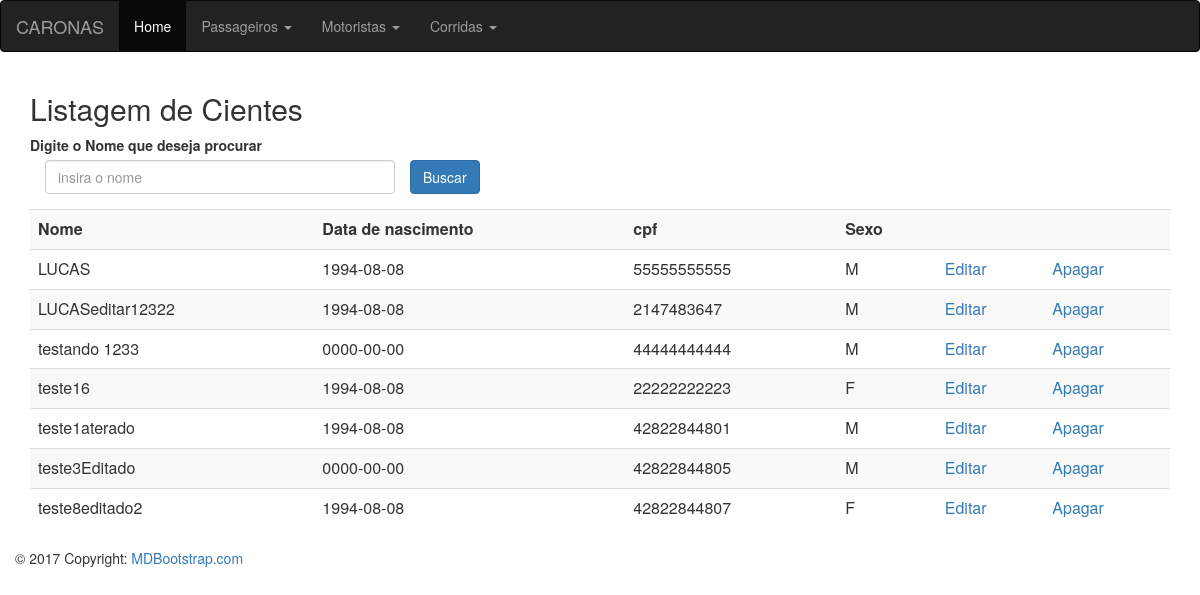
The page /?op=listCli on the database its author committed.
### tables this page shows
CREATE TABLE `clientes` (
  `id` int(11) NOT NULL,
  `nome` varchar(50) NOT NULL,
  `dataNas` date NOT NULL,
  `cpf` varchar(11) NOT NULL,
  `sexo` char(1) NOT NULL
);

### php/chamaListCli.php (the view)
<?php
		include("conexao.php");
$consulta = "SELECT * FROM clientes ORDER BY nome";
$executar_consulta = $conexao->query($consulta);
while($registro = $executar_consulta->fetch_assoc()){
	$id = $registro["id"];
	$nome = utf8_encode($registro["nome"]);
	$data = utf8_encode($registro["dataNas"]);
	$cpf = utf8_encode($registro["cpf"]);
	$sexo = utf8_encode($registro["sexo"]);
	echo "<tr><td>$nome</td><td>$data</td><td>$cpf</td><td>$sexo</td><td><a href=php/editarCli.php?id=$id/>Editar </a></td>
	<td><a href=php/apagarCli.php?id=$id/>Apagar </a></td>
	</tr>";
	}?>

### index.php (shortened to what this page needs)
<?php
$op = $_GET["op"];
switch($op){
	case "listCli":
		$conteudo = "php/listCli.php";
		break;
}
?>
<head>
<link rel="stylesheet" href="https://maxcdn.bootstrapcdn.com/bootstrap/3.3.7/css/bootstrap.min.css">
</head>
<body>
<nav class="navbar navbar-inverse">
<div class="container-fluid">
	<div class="navbar-header">
      <a class="navbar-brand" href="index.php">CARONAS </a>
    </div>
<ul class="nav navbar-nav">
	<li class="active"><a class="config" href="index.php">Home </a></li>
	<li class="dropdown"><a class="dropdown-toggle" data-toggle="dropdown" href="?op=listCli">Passageiros <span class="caret"></span></a>
	</li>
	<li class="dropdown"><a class="dropdown-toggle" data-toggle="dropdown" href="?op=listMoto">Motoristas <span class="caret"></span></a>
	<li class="dropdown"><a class="dropdown-toggle" data-toggle="dropdown" href="?op=lisCorridas">Corridas <span class="caret"></span></a>
</ul>
</div>
</nav>
<div class="container-fluid" >
<?php include($conteudo); ?>
</div>
</body>
<footer class="page-footer blue center-on-small-only" >
	<div class="footer-copyright" color="black">
        <div class="container-fluid">
            © 2017 Copyright: <a href="https://www.MDBootstrap.com"> MDBootstrap.com </a>
        </div>
    </div>
</footer>
</html>

### php/listCli.php
<div class="container">
<?php
	echo "<h2> Listagem de Cientes</h2>";
?>
<form id="resultBd" name="add_frm" action="php/resultBuscaCli.php" method="post" enctype="multipart/form-data">
	<div class="form-group">
		<div><label for="buscar">Digite o Nome que deseja procurar</label></div>
		<div class="col-sm-4">
			<input type="text" name="buscar_nome" class="form-control" placeholder="insira o nome" >
		</div>
		<div class="form-group">
			<button type="submit" class="btn btn-primary" >Buscar</button>
		</div>
	</div>
	</form>
	<table class="table table-striped">
		<tr>
			<th>Nome</th><th>Data de nascimento	</th><th>cpf</th><th>Sexo</th><th></th><th></th>
		</tr>
		<?php
			include("chamaListCli.php");
		?>
	</table>
</div>

### rows shown on the page
clientes: nome "LUCAS", dataNas "1994-08-08", cpf "55555555555", sexo "M"
clientes: nome "LUCASeditar12322", dataNas "1994-08-08", cpf "2147483647", sexo "M"
clientes: nome "testando 1233", dataNas "0000-00-00", cpf "44444444444", sexo "M"
clientes: nome "teste16", dataNas "1994-08-08", cpf "22222222223", sexo "F"
clientes: nome "teste1aterado", dataNas "1994-08-08", cpf "42822844801", sexo "M"
clientes: nome "teste3Editado", dataNas "0000-00-00", cpf "42822844805", sexo "M"
clientes: nome "teste8editado2", dataNas "1994-08-08", cpf "42822844807", sexo "F"
